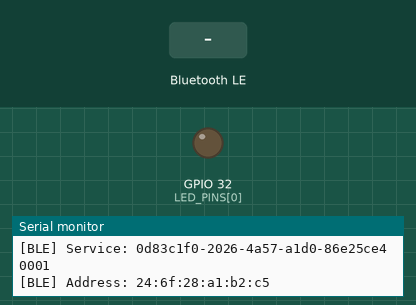
The sketch below on a simulated ESP32. Shown: output pins drawn as LEDs (lit = HIGH), the last lines printed to the serial monitor. Inputs (shaded band) come from the test bench. Nothing arrives over Bluetooth unless stated; a phone connects over Bluetooth LE 3 s after start.

Above: at 1.4 s.
1.5 s: Bluetooth LE write "1" received
At 2.0 s:
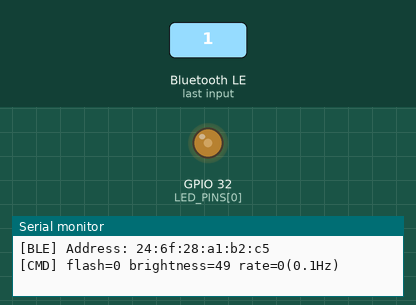
3.0 s: Bluetooth LE write "0" received
At 4.3 s:
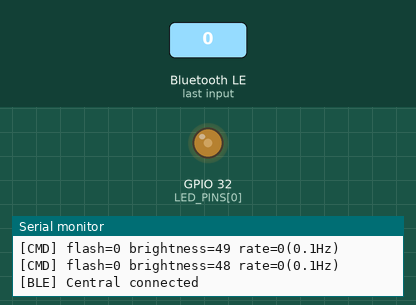
Timing chart, 0 to 6.0 s (numbered marks = the images above; inputs shaded):
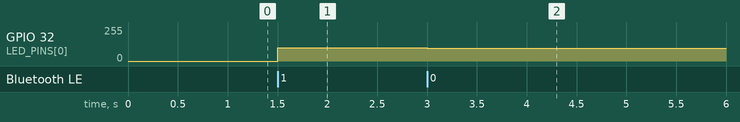

Measured:
- after the input at 1.5 s, GPIO 32 (LED_PINS[0]): 0/255 → 98/255 at once
- after the input at 3.0 s, GPIO 32 (LED_PINS[0]): 98/255 → 96/255 at once

The sketch:

zappy-board.ino
```cpp
/**
 * Zappy-Board — BLE firmware for the AWE Hack 2026 breadboard ESP32 (WROOM-32).
 *
 * GATT profile (mirror of BreadboardBleData.ts on the lens side):
 *   Device name:     Zappy-Board
 *   Service:         0d83c1f0-2026-4a57-a1d0-86e25ce40001
 *   LED char:        0d83c1f0-2026-4a57-a1d0-86e25ce40002  (WRITE)
 *                      3-byte command packet:
 *                        [0] mode       0 = solid, 1 = flash
 *                        [1] brightness 0..127  (PWM duty when lit)
 *                        [2] flashRate  0..127  (units of 0.1 Hz → 0..12.7 Hz)
 *                      Backward-compatible: a 1-byte write is treated as a
 *                      solid-mode brightness (legacy setLed path).
 *   Status char:     0d83c1f0-2026-4a57-a1d0-86e25ce40003  (NOTIFY)
 *                      2 bytes — [heartbeat 0..127, current LED level 0..127]
 *
 * Flash timing runs locally on the board: the lens writes a target rate once
 * (latest-wins) and the ESP32 toggles the output, so BLE traffic stays low.
 *
 * All payload bytes stay <= 127: Spectacles' BLE write path currently mangles
 * bytes above 0x7F (see BLE Playground HueEventEmitter), so the whole protocol
 * lives in the 7-bit-safe range.
 *
 * Advertising restarts automatically on disconnect.
 * Serial logging at 115200 baud.
 */

#include <BLEDevice.h>
#include <BLEServer.h>
#include <BLEUtils.h>
#include <BLE2902.h>

// ---- Configuration ---------------------------------------------------------

static const char* DEVICE_NAME = "Zappy-Board";

static const char* SERVICE_UUID    = "0d83c1f0-2026-4a57-a1d0-86e25ce40001";
static const char* LED_CHAR_UUID   = "0d83c1f0-2026-4a57-a1d0-86e25ce40002";
static const char* STATUS_CHAR_UUID = "0d83c1f0-2026-4a57-a1d0-86e25ce40003";

// GPIO32 is the breadboard LED for the AWE Hack 2026 setup.
// Add the onboard LED (GPIO2) here too if you want a visual mirror: {2, 32}.
static const int LED_PINS[] = {32};
static const int LED_PIN_COUNT = sizeof(LED_PINS) / sizeof(LED_PINS[0]);

// ---- State ------------------------------------------------------------------

BLEServer* server = nullptr;
BLECharacteristic* statusChar = nullptr;
volatile bool deviceConnected = false;
uint8_t ledLevel = 0;       // 0..127, current instantaneous output (for status notify)
uint8_t heartbeat = 0;      // 0..127, wraps
unsigned long lastNotifyMs = 0;

// Command state (set from BLE writes; flash timing applied in loop()).
uint8_t targetBrightness = 0;   // 0..127, duty while lit
bool    flashMode = false;
uint8_t flashRateDeciHz = 0;    // 0..127, units of 0.1 Hz (e.g. 25 = 2.5 Hz)
bool    flashLitPhase = true;   // current half-cycle when flashing
unsigned long lastFlashToggleMs = 0;

// ---- Helpers ----------------------------------------------------------------

// Low-level PWM write to every configured LED pin.
void writePwm(uint8_t level) {
  ledLevel = level > 127 ? 127 : level;
  for (int i = 0; i < LED_PIN_COUNT; i++) {
    // Map 0..127 -> 0..254 PWM duty
    analogWrite(LED_PINS[i], ledLevel * 2);
  }
}

// Resolve the command state into an actual output level and drive the pins.
void applyOutput() {
  uint8_t out = targetBrightness;
  if (flashMode && flashRateDeciHz > 0) {
    out = flashLitPhase ? targetBrightness : 0;
  }
  writePwm(out);
}

void notifyStatus() {
  if (!deviceConnected || statusChar == nullptr) return;
  uint8_t payload[2] = {heartbeat, ledLevel};
  statusChar->setValue(payload, sizeof(payload));
  statusChar->notify();
}

// ---- BLE callbacks ----------------------------------------------------------

class ServerCallbacks : public BLEServerCallbacks {
  void onConnect(BLEServer*) override {
    deviceConnected = true;
    Serial.println("[BLE] Central connected");
  }
  void onDisconnect(BLEServer*) override {
    deviceConnected = false;
    Serial.println("[BLE] Central disconnected — advertising again");
    BLEDevice::startAdvertising();
  }
};

class LedWriteCallbacks : public BLECharacteristicCallbacks {
  void onWrite(BLECharacteristic* c) override {
    String value = c->getValue();
    size_t n = value.length();
    if (n < 1) return;

    if (n >= 3) {
      // 3-byte command packet: [mode, brightness, flashRate]
      flashMode = (uint8_t)value[0] == 1;
      targetBrightness = (uint8_t)value[1];
      flashRateDeciHz = (uint8_t)value[2];
    } else {
      // Legacy 1-byte write: solid brightness.
      flashMode = false;
      targetBrightness = (uint8_t)value[0];
    }
    if (targetBrightness > 127) targetBrightness = 127;
    if (flashRateDeciHz > 127) flashRateDeciHz = 127;

    // Start each flash burst on the lit phase so a pinch lights up immediately.
    flashLitPhase = true;
    lastFlashToggleMs = millis();

    Serial.printf("[CMD] flash=%d brightness=%u rate=%u(0.1Hz)\n",
                  flashMode, targetBrightness, flashRateDeciHz);

    applyOutput();
    notifyStatus();  // echo the new state immediately
  }
};

// ---- Arduino lifecycle --------------------------------------------------------

void setup() {
  Serial.begin(115200);
  delay(200);
  Serial.println();
  Serial.println("=== Zappy-Board BLE firmware ===");

  for (int i = 0; i < LED_PIN_COUNT; i++) {
    pinMode(LED_PINS[i], OUTPUT);
  }
  applyOutput();  // starts off (targetBrightness = 0)

  BLEDevice::init(DEVICE_NAME);
  server = BLEDevice::createServer();
  server->setCallbacks(new ServerCallbacks());

  BLEService* service = server->createService(SERVICE_UUID);

  BLECharacteristic* ledChar = service->createCharacteristic(
      LED_CHAR_UUID, BLECharacteristic::PROPERTY_WRITE);
  ledChar->setCallbacks(new LedWriteCallbacks());

  statusChar = service->createCharacteristic(
      STATUS_CHAR_UUID, BLECharacteristic::PROPERTY_NOTIFY);
  statusChar->addDescriptor(new BLE2902());  // CCCD so centrals can subscribe

  service->start();

  BLEAdvertising* advertising = BLEDevice::getAdvertising();
  advertising->addServiceUUID(SERVICE_UUID);
  advertising->setScanResponse(true);
  BLEDevice::startAdvertising();

  Serial.printf("[BLE] Advertising as '%s'\n", DEVICE_NAME);
  Serial.printf("[BLE] Service: %s\n", SERVICE_UUID);
  Serial.printf("[BLE] Address: %s\n", BLEDevice::getAddress().toString().c_str());
}

void loop() {
  unsigned long now = millis();

  // Local flash timing: toggle the lit/dark half-cycle at the requested rate.
  if (flashMode && flashRateDeciHz > 0) {
    float hz = flashRateDeciHz / 10.0f;
    unsigned long halfPeriodMs = (unsigned long)(500.0f / hz);  // half a full cycle
    if (now - lastFlashToggleMs >= halfPeriodMs) {
      lastFlashToggleMs = now;
      flashLitPhase = !flashLitPhase;
      applyOutput();
    }
  }

  // 1 Hz heartbeat notify so the lens side always has a live signal to test.
  if (now - lastNotifyMs >= 1000) {
    lastNotifyMs = now;
    heartbeat = (heartbeat + 1) & 0x7F;
    notifyStatus();
  }

  delay(5);
}
```
